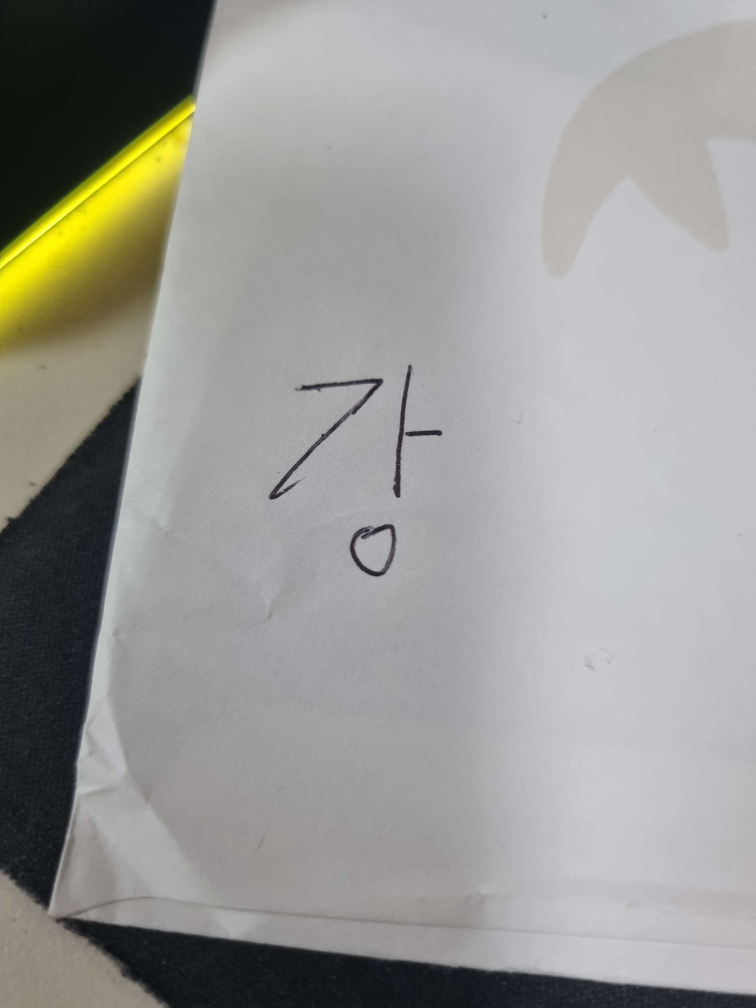
#> input picture Version1/hand_imgs/20231024_222438.jpg, 3024 x 4032 px (shown at 1/4 size)
$ jupyter execute test.ipynb
#> lines starting #> are read from the running program, lines starting #| are printed output that depends on the picture
[cell 1]
from PIL import Image

img = Image.open('20231024_222438.jpg')
#> img is the input picture: PIL image 3024x4032 RGB; mean R, G, B 153.9, 153.2, 150

[cell 2]
imge_resized = img.resize((64,64))
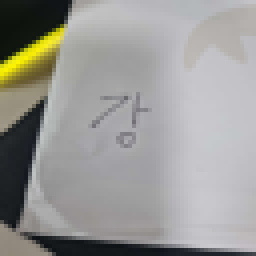
#> imge_resized: PIL image 64x64 RGB (shown 4 times larger); mean R, G, B 153.9, 153.2, 150
imge_resized.show()
